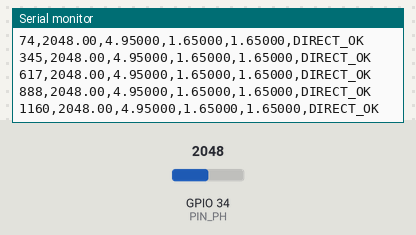
This program was run on a simulated ESP32. Parts: the last lines printed to the serial monitor. Inputs (shaded band) come from the test bench; at power-on: GPIO 34 (PIN_PH) = 2048 (analog values on the 0–4095 scale).

Above: at 1.2 s.
1.3 s: GPIO 34 (PIN_PH) set to 7
At 1.62 s:
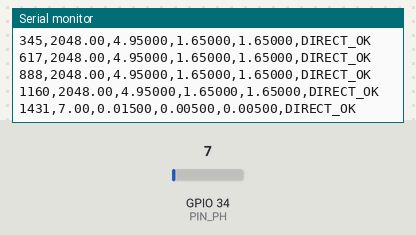
2.8 s: GPIO 34 (PIN_PH) set to 4
At 3.25 s:
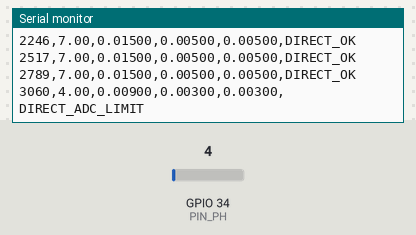

The program:

main.cpp
```cpp
#include <Arduino.h>
constexpr int PIN_PH = 34;
constexpr float DIVIDER_FACTOR = 3.0f; // Po -> 20k -> GPIO34 -> 10k -> GND.
void setup() {
  Serial.begin(115200);
  analogReadResolution(12);
  analogSetPinAttenuation(PIN_PH, ADC_11db);
  Serial.println("PH_DIRECT: GPIO34 via 20k/10k divider; no ADS1115/I2C.");
  Serial.println("ms,raw_mean,Po_est_V,pin_V,min_pin_V,status");
}
void loop() {
  long rawSum = 0, mvSum = 0;
  uint32_t lowMv = 5000;
  bool limit = false;
  for(int i=0; i<32; ++i) {
    int raw = analogRead(PIN_PH);
    uint32_t mv = analogReadMilliVolts(PIN_PH);
    rawSum += raw; mvSum += mv;
    if(mv < lowMv) lowMv = mv;
    limit |= raw <= 5 || raw >= 4090;
    delay(2);
  }
  float pinV = mvSum / 32000.0f;
  Serial.printf("%lu,%.2f,%.5f,%.5f,%.5f,%s\n",millis(),rawSum/32.0f,
                pinV*DIVIDER_FACTOR,pinV,lowMv/1000.0f,
                limit ? "DIRECT_ADC_LIMIT" : "DIRECT_OK");
  delay(200);
}
```

Measured:
- the behaviour switches between 6 and 5 on GPIO 34 (PIN_PH) (found by bisection; images 1 and 2)
- after the input at 1.3 s, the serial monitor: prints a new line after 0.13 s (image 1)
- after the input at 2.8 s, the serial monitor: prints a new line after 0.26 s (image 2)
